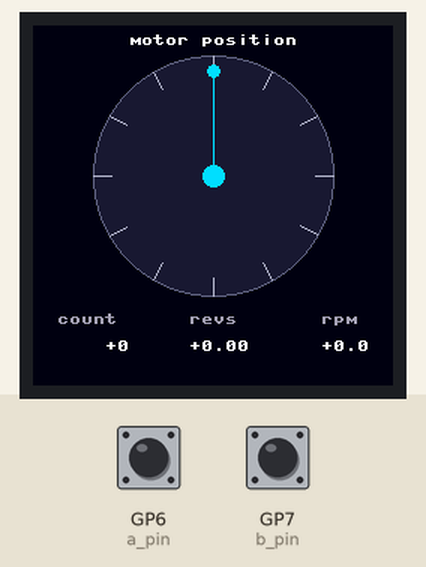
This program was run on a simulated Raspberry Pi Pico running MicroPython. Parts: 240×240 colour display. The inputs (shaded band) are chosen by the test bench; at power-on: GP6 (a_pin) HIGH, GP7 (b_pin) HIGH. Library files of the repository ran but are not shown: st7789.py.

Above: at 1.5 s.
1.6 s: GP6 (a_pin) pulled LOW for 0.15 s
At 1.72 s:
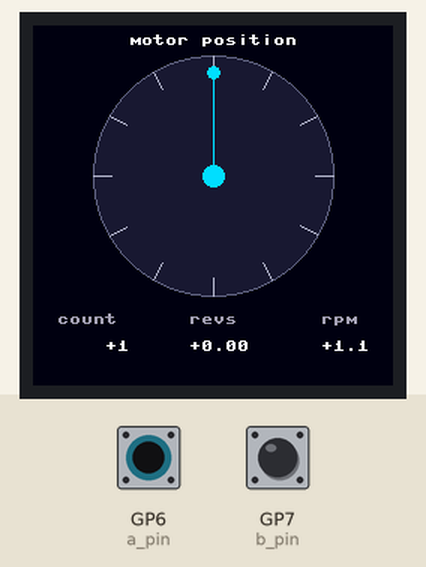
3.2 s: GP7 (b_pin) pulled LOW for 0.15 s
At 3.26 s:
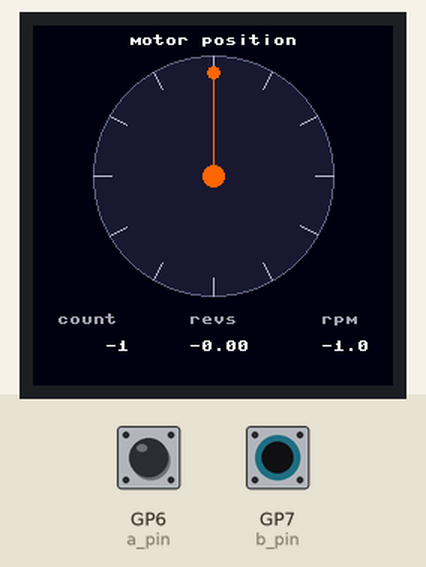
4.8 s: GP6 (a_pin) pulled LOW for 1 s
At 5.87 s:
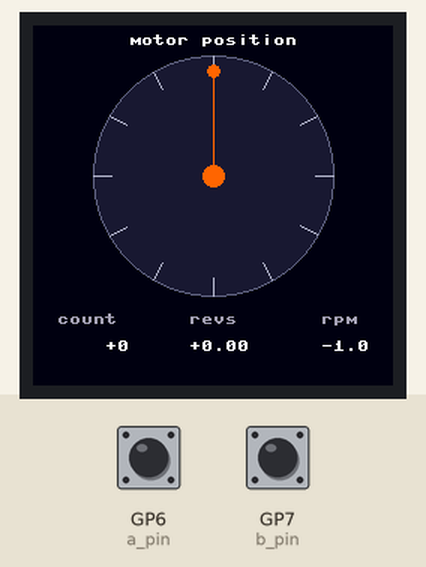
7.3 s: GP7 (b_pin) pulled LOW for 0.15 s
Timing chart, 0 to 9.9 s (numbered marks = the images above; inputs shaded):
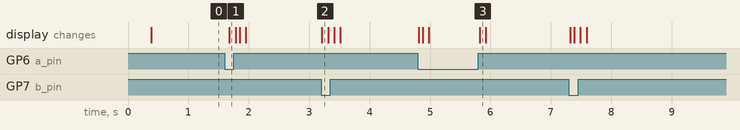

The program:

05_encoder_gauge.py
```python
# Live motor-position gauge.
# Combines the hard-IRQ quadrature decoder from
# tutorials/02_analog_pwm/11_encoder_hard_irq.py with the ST7789 display.
# Needle angle = position within the current revolution.
# Color changes with direction; readouts show total count, revs, and RPM.

import math
import time
import framebuf
from machine import Pin, SPI

from lib.pins import (
    ENCODER_A, ENCODER_B,
    ST7789_SPI_ID, ST7789_SCK, ST7789_MOSI, ST7789_CS, ST7789_DC, ST7789_BL,
    ST7789_WIDTH, ST7789_HEIGHT,
)
from lib.st7789 import ST7789, color565

# Chihai CHR-16GR-050 i20: 7 PPR × 20 gear × 4x quadrature = 560.
COUNTS_PER_REV = 560

QUAD_TABLE = (0, -1, +1, 0,
              +1, 0, 0, -1,
              -1, 0, 0, +1,
              0, +1, -1, 0)

# --- Encoder: hard IRQ, identical pattern to 11_encoder_hard_irq.py -----
a_pin = Pin(ENCODER_A, Pin.IN, Pin.PULL_UP)
b_pin = Pin(ENCODER_B, Pin.IN, Pin.PULL_UP)
count = 0
last_ab = (a_pin.value() << 1) | b_pin.value()


def on_edge(pin):
    global count, last_ab
    new_ab = (a_pin.value() << 1) | b_pin.value()
    count += QUAD_TABLE[(last_ab << 2) | new_ab]
    last_ab = new_ab


a_pin.irq(trigger=Pin.IRQ_RISING | Pin.IRQ_FALLING, handler=on_edge, hard=True)
b_pin.irq(trigger=Pin.IRQ_RISING | Pin.IRQ_FALLING, handler=on_edge, hard=True)

# --- Display ------------------------------------------------------------
spi = SPI(ST7789_SPI_ID, baudrate=31_250_000, polarity=0, phase=0,
          sck=Pin(ST7789_SCK), mosi=Pin(ST7789_MOSI))
lcd = ST7789(spi, cs=ST7789_CS, dc=ST7789_DC, bl=ST7789_BL,
             width=ST7789_WIDTH, height=ST7789_HEIGHT)
lcd.set_backlight(40000)

buf = bytearray(ST7789_WIDTH * ST7789_HEIGHT * 2)
fb = framebuf.FrameBuffer(buf, ST7789_WIDTH, ST7789_HEIGHT, framebuf.RGB565)

BG         = color565(0, 0, 20)
DIAL_RING  = color565(100, 100, 130)
DIAL_FILL  = color565(25, 25, 50)
TICK       = color565(180, 180, 200)
NEEDLE_FWD = color565(0, 220, 255)
NEEDLE_REV = color565(255, 100, 0)
TEXT       = color565(255, 255, 255)
DIM        = color565(160, 160, 180)

CX, CY = 120, 100
R = 80
TICK_IN = 68

# Tick mark positions every 30°, pre-computed as (cos, sin) with 0°
# pointing up so the needle's frame of reference matches the user's.
TICKS = []
for deg in range(0, 360, 30):
    rad = math.radians(deg) - math.pi / 2
    TICKS.append((math.cos(rad), math.sin(rad)))

last_count = 0
last_ms = time.ticks_ms()
rpm = 0.0

while True:
    now_count = count                          # snapshot the IRQ-updated value
    now_ms = time.ticks_ms()
    dt_ms = time.ticks_diff(now_ms, last_ms)
    if dt_ms >= 100:
        rpm = (now_count - last_count) / COUNTS_PER_REV * 60_000 / dt_ms
        last_count = now_count
        last_ms = now_ms

    revs = now_count / COUNTS_PER_REV
    pos_in_rev = (now_count % COUNTS_PER_REV) / COUNTS_PER_REV
    angle = pos_in_rev * 2 * math.pi - math.pi / 2
    cos_a = math.cos(angle)
    sin_a = math.sin(angle)
    needle_color = NEEDLE_REV if rpm < -1 else NEEDLE_FWD

    fb.fill(BG)
    fb.text("motor position", 64, 6, TEXT)

    # Dial face
    fb.ellipse(CX, CY, R, R, DIAL_FILL, True)
    fb.ellipse(CX, CY, R, R, DIAL_RING)

    # Tick marks
    for tcos, tsin in TICKS:
        fb.line(CX + int(TICK_IN * tcos), CY + int(TICK_IN * tsin),
                CX + int(R * tcos),       CY + int(R * tsin), TICK)

    # Needle: a line to a small filled dot at the tip, plus a center hub.
    nx = CX + int((R - 10) * cos_a)
    ny = CY + int((R - 10) * sin_a)
    fb.line(CX, CY, nx, ny, needle_color)
    fb.ellipse(nx, ny, 4, 4, needle_color, True)
    fb.ellipse(CX, CY, 7, 7, needle_color, True)

    # Readouts: three columns of 80 px across the bottom.
    fb.text("count", 16, 192, DIM)
    fb.text("{:>+7d}".format(now_count), 8, 210, TEXT)
    fb.text("revs", 104, 192, DIM)
    fb.text("{:>+7.2f}".format(revs), 88, 210, TEXT)
    fb.text("rpm", 192, 192, DIM)
    fb.text("{:>+6.1f}".format(rpm), 176, 210, TEXT)

    lcd.show(buf)
```

pins.py
```python
# Per-board pin map for the tutorial series. Auto-detects ESP32 vs RP2 from
# sys.platform; edit the values below if your wiring differs from the defaults.

import sys

PLATFORM = sys.platform

if PLATFORM == "esp32":
    # Generic ESP32 DevKit. ESP32-S3/C3 may differ — adjust LED in particular.
    LED = 2
    BUTTON = 0           # BOOT button on most dev boards
    PWM_LED = 4
    SERVO = 13
    ADC = 34             # ADC1 (input-only pins 32-39 are safe with WiFi)
    I2C_ID = 0
    I2C_SCL = 22
    I2C_SDA = 21
    SPI_ID = 1           # HSPI; SPI(2) on S3
    SPI_SCK = 18
    SPI_MOSI = 23
    SPI_MISO = 19
    SPI_CS = 5
    # NeoPixel / WS2812. NEOPIXEL is a single pixel; MATRIX_PIN feeds an array
    # of MATRIX_WIDTH × MATRIX_HEIGHT pixels. ESP32-S3-Matrix board uses GP14,
    # 8×8. Generic ESP32 has no onboard NeoPixel — wire one to GP14 to test.
    NEOPIXEL = 14
    MATRIX_PIN = 14
    MATRIX_WIDTH = 8
    MATRIX_HEIGHT = 8
elif PLATFORM == "rp2":
    # LED conventions vary across RP2 boards:
    #   - Pico W:                 Pin("LED") — wired to the WiFi chip
    #   - Pico (non-W):           GP25 onboard LED
    #   - RP2040-Zero / -Matrix:  no plain LED — wire an external one to LED below
    # The detection below picks Pico W if available, otherwise defaults to GP15
    # (a free, edge-exposed pin on the Zero). Wire an LED + 220Ω resistor from
    # GP15 to GND, or change LED here to whichever GPIO you've used.
    try:
        from machine import Pin as _Pin
        _Pin("LED")
        LED = "LED"
    except (ValueError, TypeError):
        LED = 25
    BUTTON = 14
    PWM_LED = 25
    SERVO = 16
    ADC = 26             # GP26 = ADC0
    I2C_ID = 0
    I2C_SCL = 5
    I2C_SDA = 4
    SPI_ID = 1
    SPI_SCK = 10
    SPI_MOSI = 11
    SPI_MISO = 12
    SPI_CS = 13
    # Pimoroni Pico Explorer Base onboard ST7789 LCD (240x240, SPI0).
    # Coexists with the generic SPI_* pins above (which target the breadboard
    # SD/sensor wiring on SPI1).
    ST7789_SPI_ID = 0
    ST7789_SCK = 18
    ST7789_MOSI = 19
    ST7789_CS = 17
    ST7789_DC = 16
    ST7789_BL = 20
    ST7789_WIDTH = 240
    ST7789_HEIGHT = 240
    # Pico Explorer Base onboard buttons (active-low, internal pull-up).
    BTN_A = 12
    BTN_B = 13
    BTN_X = 14
    BTN_Y = 15
    # NeoPixel / WS2812. RP2040-Zero onboard NeoPixel and Waveshare RP2040-Matrix
    # both use GP16. Matrix defaults to 5×5 (Waveshare); change to 1×1 if you
    # only have the Zero's single pixel and are running matrix scripts.
    NEOPIXEL = 16
    MATRIX_PIN = 16
    MATRIX_WIDTH = 5
    MATRIX_HEIGHT = 5
    ENCODER_A = 6
    ENCODER_B = 7
    MOTOR_A = 10
    MOTOR_B = 11
else:
    raise RuntimeError("unsupported platform: " + PLATFORM)
```

Measured:
- after the input at 1.6 s, the display: changes after 0.07 s (image 1)
- after the input at 3.2 s, the display: changes at once (image 2)
- after the input at 4.8 s, the display: first changes at once (image 3 shows a later state)
